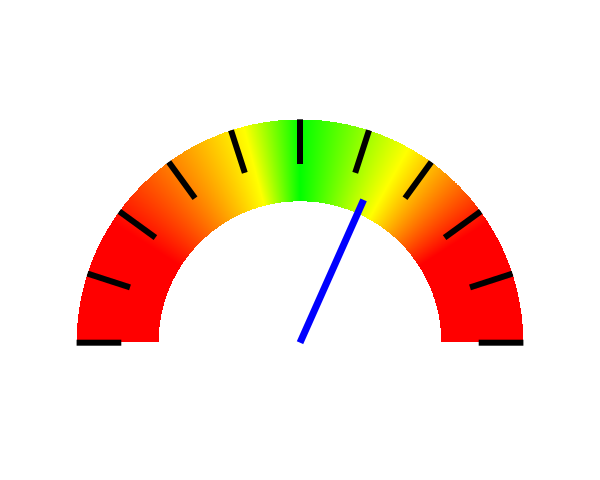

The script that saved this image:
set terminal png nocrop enhanced size 640,480 font "arial,12" 
set output 'gradient_dial.png'
set multiplot
set xrange [-1:1]
set yrange [0:1]
set zrange [-pi:pi]
set view map scale 1
set size ratio -1
unset colorbox
unset border
unset xtics
unset ytics
unset label
set samples 5000, 5000
set isosamples 1000, 1000
set pm3d map
set pm3d interpolate 1,1 flush begin noftriangles noborder corners2color mean
set palette positive nops_allcF maxcolors 0 gamma 1.5 color  model RGB defined (0 "red", pi/4. "red", pi/2. - 0.2 "yellow", pi/2. "green", pi/2. + 0.4  "yellow", 3.*pi/4. "red", pi "red")
hand_length = 0.7
innerradius = 0.4
outerradius = 1.0
mark_start_radius = 0.8
mark_end_radius = 1.0
mark_division = 10.

hand_angle(time, max_hand_value) = -pi*time/max_hand_value + pi
hand_angle_value = hand_angle(value, max_value)
splot [-1:1] [0:1] (x*x+y*y> innerradius?(x*x+y*y < outerradius?atan(x/y):1/0):1/0) notitle palette
do for [t=0:int(max_value):int(max_value/mark_division)] {
    mark_angle = hand_angle(t, max_value)
    set arrow from cos(mark_angle)*mark_start_radius, sin(mark_angle)*mark_start_radius to cos(mark_angle)*mark_end_radius, sin(mark_angle)*mark_end_radius nohead lw 6 lc rgb 'black'
}

set arrow from 0,0 to cos(hand_angle_value)*hand_length,sin(hand_angle_value)*hand_length nohead lw 7 lc rgb 'blue'
sp NaN notitle
unset multiplot
